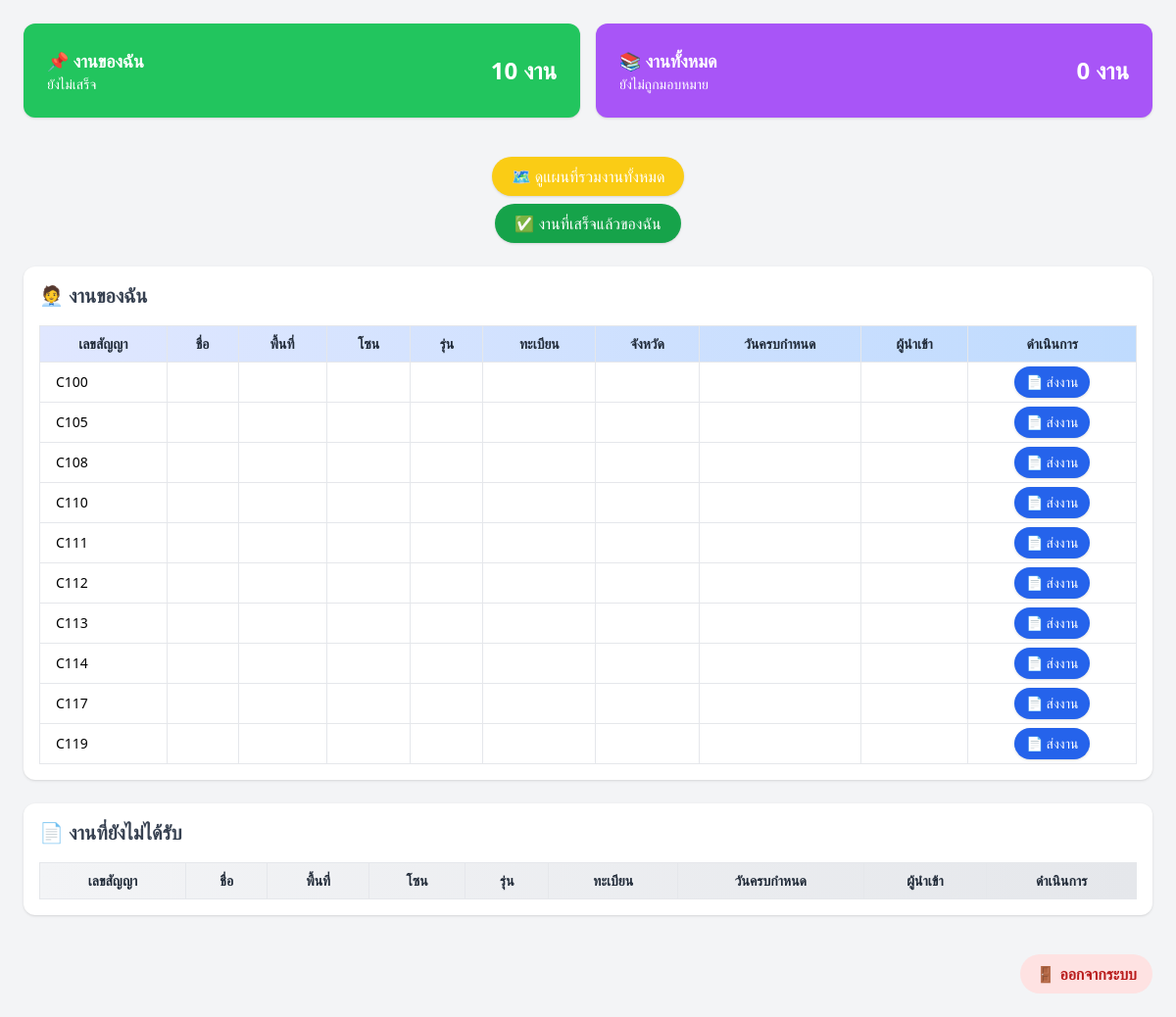
Page /dashboard/field.php (signed in) on the earlier database version.
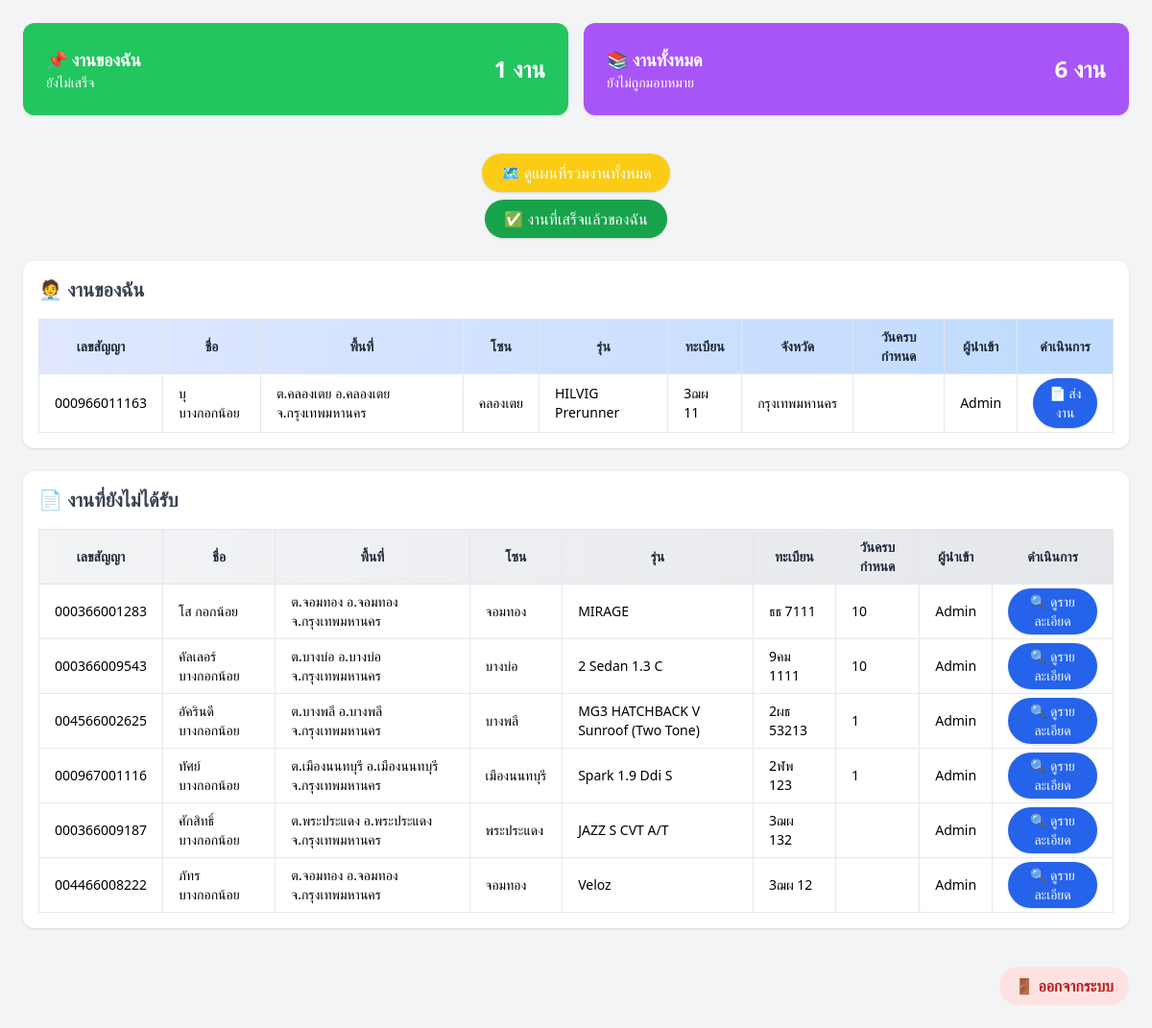
Same page on the later database version.
### tables this page shows
CREATE TABLE `jobs` (
  `id` int(11) NOT NULL,
  `contract_number` varchar(50) NOT NULL,
  `assigned_to` int(11) DEFAULT NULL,
  `imported_by` int(11) DEFAULT NULL,
  `product` varchar(100) NOT NULL,
  `location_info` varchar(255) DEFAULT NULL,
  `location_area` varchar(255) DEFAULT NULL,
  `zone` varchar(100) DEFAULT NULL,
  `due_date` varchar(25) DEFAULT NULL,
  `overdue_period` varchar(50) DEFAULT NULL,
  `model` varchar(100) DEFAULT NULL,
  `model_detail` varchar(100) DEFAULT NULL,
  `color` varchar(50) DEFAULT NULL,
  `plate` varchar(20) DEFAULT NULL,
  `province` varchar(50) DEFAULT NULL,
  `os` varchar(50) DEFAULT NULL,
  `status` varchar(20) DEFAULT NULL,
  `department_id` int(11) DEFAULT NULL
);

CREATE TABLE `users` (
  `id` int(11) NOT NULL,
  `name` varchar(100) DEFAULT NULL,
  `username` varchar(50) DEFAULT NULL,
  `password` varchar(255) DEFAULT NULL,
  `role` enum('admin','field','manager') DEFAULT 'field',
  `created_at` timestamp NOT NULL DEFAULT current_timestamp(),
  `active` tinyint(1) DEFAULT 1,
  `department_id` int(11) DEFAULT NULL,
  `marker_color` varchar(20) DEFAULT NULL
);

### dashboard/field.php (the view, shortened to what this page needs)
<?php
include '../config/db.php';
$userId = $_SESSION['user']['id'];
$sqlMine = "SELECT j.*, u.name as imported_by_name
            FROM jobs j
            LEFT JOIN users u ON j.imported_by = u.id
            WHERE j.assigned_to = ? AND j.status != 'completed'
            ORDER BY j.due_date DESC";
$stmtMine = $conn->prepare($sqlMine);
$stmtMine->bind_param("i", $userId);
$stmtMine->execute();
$mineJobs = $stmtMine->get_result();
$sqlAll = "SELECT j.*, u.name as imported_by_name
           FROM jobs j
           LEFT JOIN users u ON j.imported_by = u.id
           WHERE j.assigned_to IS NULL
           ORDER BY j.due_date DESC";
$stmtAll = $conn->prepare($sqlAll);
$stmtAll->execute();
$allJobs = $stmtAll->get_result();
?>
<!DOCTYPE html>
<html lang="th">
<head>
  <script src="https://cdn.tailwindcss.com"></script>
  <link rel="stylesheet" href="https://cdn.datatables.net/1.13.4/css/jquery.dataTables.min.css">
</head>
<body class="bg-gray-100 min-h-screen p-4 sm:p-6">
  <div class="max-w-7xl mx-auto space-y-6">
    <div class="grid grid-cols-1 sm:grid-cols-2 gap-4">
      <div class="bg-green-500 text-white p-6 rounded-xl shadow flex items-center justify-between">
        <div><h3 class="text-lg font-semibold">📌 งานของฉัน</h3><p class="text-sm">ยังไม่เสร็จ</p></div>
        <div class="text-2xl font-bold"><?= $mineJobs->num_rows ?> งาน</div>
      </div>
      <div class="bg-purple-500 text-white p-6 rounded-xl shadow flex items-center justify-between">
        <div><h3 class="text-lg font-semibold">📚 งานทั้งหมด</h3><p class="text-sm">ยังไม่ถูกมอบหมาย</p></div>
        <div class="text-2xl font-bold"><?= $allJobs->num_rows ?> งาน</div>
      </div>
    </div>
    <div class="text-center space-y-2">
      <a href="../admin/map.php" class="inline-block mt-4 bg-yellow-400 hover:bg-yellow-500 text-white px-5 py-2 rounded-full shadow text-sm sm:text-base">
        🗺️ ดูแผนที่รวมงานทั้งหมด
      </a><br>
      <a href="my_completed_jobs.php" class="inline-block bg-green-600 hover:bg-green-700 text-white px-5 py-2 rounded-full shadow text-sm sm:text-base">
        ✅ งานที่เสร็จแล้วของฉัน
      </a>
    </div>
    <div class="bg-white rounded-xl shadow p-4 overflow-x-auto">
      <h2 class="text-xl font-bold text-gray-700 mb-4">🧑‍💼 งานของฉัน</h2>
      <table class="min-w-full text-xs sm:text-sm border border-gray-300 datatable">
        <thead class="bg-gradient-to-r from-indigo-100 to-blue-200 text-gray-800">
          <tr>
            <th class="px-4 py-2 border">เลขสัญญา</th>
            <th class="px-4 py-2 border">ชื่อ</th>
            <th class="px-4 py-2 border">พื้นที่</th>
            <th class="px-4 py-2 border">โซน</th>
            <th class="px-4 py-2 border">รุ่น</th>
            <th class="px-4 py-2 border">ทะเบียน</th>
            <th class="px-4 py-2 border">จังหวัด</th>
            <th class="px-4 py-2 border">วันครบกำหนด</th>
            <th class="px-4 py-2 border">ผู้นำเข้า</th>
            <th class="px-4 py-2 border">ดำเนินการ</th>
          </tr>
        </thead>
        <tbody>
          <?php while ($row = $mineJobs->fetch_assoc()): ?>
          <tr class="bg-white hover:bg-gray-50">
            <td class="px-4 py-1 border"><?= htmlspecialchars($row['contract_number']) ?></td>
            <td class="px-4 py-1 border"><?= htmlspecialchars($row['location_info']) ?></td>
            <td class="px-4 py-1 border"><?= htmlspecialchars($row['location_area']) ?></td>
            <td class="px-4 py-1 border"><?= htmlspecialchars($row['zone']) ?></td>
            <td class="px-4 py-1 border"><?= htmlspecialchars($row['model_detail']) ?></td>
            <td class="px-4 py-1 border"><?= htmlspecialchars($row['plate']) ?></td>
            <td class="px-4 py-1 border"><?= htmlspecialchars($row['province']) ?></td>
            <td class="px-4 py-1 border"><?= htmlspecialchars($row['due_date']) ?></td>
            <td class="px-4 py-1 border"><?= htmlspecialchars($row['imported_by_name']) ?></td>
            <td class="px-4 py-1 border text-center">
              <a href="view_job.php?id=<?= $row['id'] ?>" class="inline-flex items-center gap-2 bg-blue-600 hover:bg-blue-700 text-white px-3 py-1.5 rounded-full shadow transition">
                📄 ส่งงาน
              </a>
            </td>
          </tr>
          <?php endwhile; ?>
        </tbody>
      </table>
    </div>
    <div class="bg-white rounded-xl shadow p-4 overflow-x-auto">
      <h2 class="text-xl font-bold text-gray-700 mb-4">📄 งานที่ยังไม่ได้รับ</h2>
      <table class="min-w-full text-xs sm:text-sm border border-gray-300 datatable">
        <thead class="bg-gradient-to-r from-gray-100 to-gray-200 text-gray-800">
          <tr>
            <th class="px-4 py-2 border">เลขสัญญา</th>
            <th class="px-4 py-2 border">ชื่อ</th>
            <th class="px-4 py-2 border">พื้นที่</th>
            <th class="px-4 py-2 border">โซน</th>
            <th class="px-4 py-2 border">รุ่น</th>
            <th class="px-4 py-2 border">ทะเบียน</th>
            <th class="px-4 py-2 border">วันครบกำหนด</th>
            <th class="px-4 py-2 border">ผู้นำเข้า</th>
            <th class="px-4 py-2 border">ดำเนินการ</th>
          </tr>
        </thead>
        <tbody>
          <?php while ($row = $allJobs->fetch_assoc()): ?>
          <tr class="bg-white hover:bg-gray-50">
            <td class="px-4 py-1 border"><?= htmlspecialchars($row['contract_number']) ?></td>
            <td class="px-4 py-1 border"><?= htmlspecialchars($row['location_info']) ?></td>
            <td class="px-4 py-1 border"><?= htmlspecialchars($row['location_area']) ?></td>
            <td class="px-4 py-1 border"><?= htmlspecialchars($row['zone']) ?></td>
            <td class="px-4 py-1 border"><?= htmlspecialchars($row['model_detail']) ?></td>
            <td class="px-4 py-1 border"><?= htmlspecialchars($row['plate']) ?></td>
            <td class="px-4 py-1 border"><?= htmlspecialchars($row['due_date']) ?></td>
            <td class="px-4 py-1 border"><?= htmlspecialchars($row['imported_by_name']) ?></td>
            <td class="px-4 py-1 border text-center">
              <a href="view_job.php?id=<?= $row['id'] ?>" class="inline-block bg-blue-600 hover:bg-blue-700 text-white px-4 py-1 rounded-full shadow transition">🔍 ดูรายละเอียด</a>
            </td>
          </tr>
          <?php endwhile; ?>
        </tbody>
      </table>
    </div>
    <div class="text-right pt-4">
      <a href="../auth/logout.php" class="inline-block bg-red-100 hover:bg-red-200 text-red-700 font-semibold px-4 py-2 rounded-full transition">🚪 ออกจากระบบ</a>
    </div>
  </div>
</body>
</html>

Differences in the rows shown:
removed jobs: contract_number "C100", shown under "🧑‍💼 งานของฉัน"
removed jobs: contract_number "C105", shown under "🧑‍💼 งานของฉัน"
removed jobs: contract_number "C108", shown under "🧑‍💼 งานของฉัน"
removed jobs: contract_number "C110", shown under "🧑‍💼 งานของฉัน"
removed jobs: contract_number "C111", shown under "🧑‍💼 งานของฉัน"
removed jobs: contract_number "C112", shown under "🧑‍💼 งานของฉัน"
removed jobs: contract_number "C113", shown under "🧑‍💼 งานของฉัน"
removed jobs: contract_number "C114", shown under "🧑‍💼 งานของฉัน"
removed jobs: contract_number "C117", shown under "🧑‍💼 งานของฉัน"
removed jobs: contract_number "C119", shown under "🧑‍💼 งานของฉัน"
added jobs: contract_number "000966011163", location_info "บุบางกอกน้อย", location_area "ต.คลองเตย อ.คลองเตย จ.กรุงเทพมหานคร", zone "คลองเตย", model_detail "HILVIG Prerunner", plate "3ฌผ 11", province "กรุงเทพมหานคร", users.name "Admin", shown under "🧑‍💼 งานของฉัน"
added jobs: contract_number "000366001283", location_info "โส กอกน้อย", location_area "ต.จอมทอง อ.จอมทอง จ.กรุงเทพมหานคร", zone "จอมทอง", model_detail "MIRAGE", plate "ธธ 7111", due_date "10", users.name "Admin", shown under "📄 งานที่ยังไม่ได้รับ"
added jobs: contract_number "000366009543", location_info "คัลเลอร์ บางกอกน้อย", location_area "ต.บางบ่อ อ.บางบ่อ จ.กรุงเทพมหานคร", zone "บางบ่อ", model_detail "2 Sedan 1.3 C", plate "9คม 1111", due_date "10", users.name "Admin", shown under "📄 งานที่ยังไม่ได้รับ"
added jobs: contract_number "004566002625", location_info "อัครินดี บางกอกน้อย", location_area "ต.บางพลี อ.บางพลี จ.กรุงเทพมหานคร", zone "บางพลี", model_detail "MG3 HATCHBACK V Sunroof (Two Tone)", plate "2ผธ 53213", due_date "1", users.name "Admin", shown under "📄 งานที่ยังไม่ได้รับ"
added jobs: contract_number "000967001116", location_info "ทัศย์ บางกอกน้อย", location_area "ต.เมืองนนทบุรี อ.เมืองนนทบุรี จ.กรุงเทพมหานคร", zone "เมืองนนทบุรี", model_detail "Spark 1.9 Ddi S", plate "2ฬพ 123", due_date "1", users.name "Admin", shown under "📄 งานที่ยังไม่ได้รับ"
added jobs: contract_number "000366009187", location_info "ศักสิทธิ์ บางกอกน้อย", location_area "ต.พระประแดง อ.พระประแดง จ.กรุงเทพมหานคร", zone "พระประแดง", model_detail "JAZZ S CVT A/T", plate "3ฌผ 132", users.name "Admin", shown under "📄 งานที่ยังไม่ได้รับ"
added jobs: contract_number "004466008222", location_info "ภัทร บางกอกน้อย", location_area "ต.จอมทอง อ.จอมทอง จ.กรุงเทพมหานคร", zone "จอมทอง", model_detail "Veloz", plate "3ฌผ 12", users.name "Admin", shown under "📄 งานที่ยังไม่ได้รับ"
Other differences:
$mineJobs->num_rows: "10" → "1"
$allJobs->num_rows: "0" → "6"
